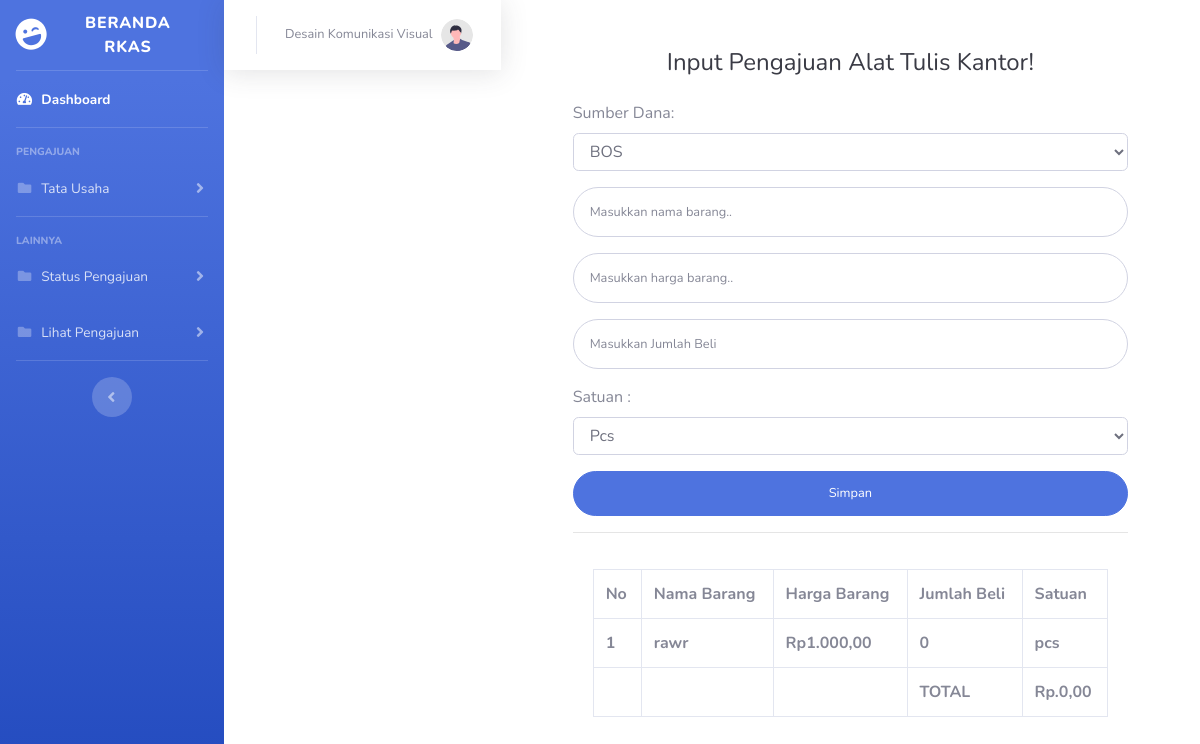
Screenshot of /rkas/atk.php?id=6083232 with the database file from the repository.
### tables this page shows
CREATE TABLE `tb_user` (
  `id_user` int(10) NOT NULL,
  `nama_user` varchar(60) NOT NULL,
  `nama` char(100) NOT NULL,
  `password` varchar(100) NOT NULL,
  `id_bagian` int(4) NOT NULL,
  `status` varchar(30) NOT NULL
);

CREATE TABLE `tb_atk` (
  `id_atk` int(11) NOT NULL,
  `sumber_dana` varchar(10) NOT NULL,
  `nama_barang` varchar(255) NOT NULL,
  `harga_barang` int(10) NOT NULL,
  `jumlah` int(11) NOT NULL,
  `satuan` enum('pcs','pack','lusin','kodi','box') NOT NULL,
  `status` varchar(50) NOT NULL,
  `total` int(11) NOT NULL
);

### rkas/atk.php (the view, shortened to what this page needs)
<?php
include "koneksi.php";
$id = $_GET['id'];
$sql = mysqli_query($conn, "SELECT * FROM tb_atk");
$sql1 = mysqli_query($conn, "SELECT * FROM tb_user WHERE id_user='$id'");
?>
<!DOCTYPE html>
<html lang="en">
<head>
    <link href="vendor/fontawesome-free/css/all.min.css" rel="stylesheet" type="text/css">
    <link href="css/sb-admin-2.css" rel="stylesheet">
</head>
<body id="page-top">
    <div id="wrapper">
        <ul class="navbar-nav bg-gradient-primary sidebar sidebar-dark accordion" id="accordionSidebar">
            <a class="sidebar-brand d-flex align-items-center justify-content-center" href="hometu.php?id=<?= $id ?>">
                <div class="sidebar-brand-icon rotate-n-15">
                    <i class="fas fa-laugh-wink"></i>
                </div>
                <div class="sidebar-brand-text mx-3">Beranda RKAS </div>
            </a>
            <hr class="sidebar-divider my-0">
            <li class="nav-item active">
                <a class="nav-link" href="hometu.php?id=<?= $id ?>">
                    <i class="fas fa-fw fa-tachometer-alt"></i>
                    <span>Dashboard</span></a>
            </li>
            <hr class="sidebar-divider">
            <div class="sidebar-heading">
                PENGAJUAN
            </div>
            <li class="nav-item">
                <a class="nav-link collapsed" href="#" data-toggle="collapse" data-target="#collapseUtilities"
                    aria-expanded="true" aria-controls="collapseUtilities">
                    <i class="fas fa-fw fa-folder"></i>
                    <span>Tata Usaha</span>
                </a>
            </li>
            <hr class="sidebar-divider">
            <div class="sidebar-heading">
                Lainnya
            </div>
            <li class="nav-item">
                <a class="nav-link collapsed" href="#" data-toggle="collapse" data-target="#status"
                    aria-expanded="true" aria-controls="collapsePages">
                    <i class="fas fa-fw fa-folder"></i>
                    <span>Status Pengajuan</span>
                </a>
            </li>
            <li class="nav-item">
                <a class="nav-link collapsed" href="#" data-toggle="collapse" data-target="#lihat"
                    aria-expanded="true" aria-controls="collapsePages">
                    <i class="fas fa-fw fa-folder"></i>
                    <span>Lihat Pengajuan</span>
                </a>
            </li>
            <hr class="sidebar-divider d-none d-md-block">
            <div class="text-center d-none d-md-inline">
                <button class="rounded-circle border-0" id="sidebarToggle"></button>
            </div>
        </ul>
        <nav class="navbar navbar-expand navbar-light bg-white topbar mb-4 static-top shadow">
                    <ul class="navbar-nav ml-auto">
                        <li class="nav-item dropdown no-arrow">
                            <a class="nav-link dropdown-toggle" href="#" id="userDropdown" role="button"
                                data-toggle="dropdown" aria-haspopup="true" aria-expanded="false">
                                <span class="mr-2 d-none d-lg-inline text-gray-600 small"><?php foreach ($sql1 as $row) :
                                echo $row['nama'];
                                    endforeach;
                                    ?></span>
                                   <img class="img-profile rounded-circle"
                                    src="img/undraw_profile.svg">
                            </a>
                        </li>
                    </ul>
                </nav>
        <div class="container">
        <div class="p-5">
                            <div class="text-center">
                                <h1 class="h4 text-gray-900 mb-4">Input Pengajuan Alat Tulis Kantor!</h1>
                            </div>
                            <form class="user" action="proses_atk.php?id=<?= $id ?>" method="POST" enctype="multipart/form-data">
                                <div class="form-group">
                                    <label for="sumber_dana">Sumber Dana:</label>
                                    <select class="form-control" id="sumber_dana" name="sumber_dana" for="sumber_dana">
                                        <option value="BOS">BOS</option>
                                    </select>
                                </div>
                                <div class="form-group">
                                    <input type="text" class="form-control form-control-user" id="nama_barang" name="nama_barang" for="nama_barang"
                                        placeholder="Masukkan nama barang..">
                                </div>
                                <div class="form-group">
                                    <input type="number" class="form-control form-control-user" id="harga_barang" name="harga_barang" for="harga_barang"
                                        placeholder="Masukkan harga barang..">
                                </div>
                                <div class="form-group">
                                    <input type="number" class="form-control form-control-user" id="jumlah" name="jumlah" for="jumlah"
                                        placeholder="Masukkan Jumlah Beli">
                                </div>
                                <div class="form-group">
                                <label>Satuan :</label><select class="form-control" id="satuan" name="satuan" for="satuan">
                                        <option value="pcs">Pcs</option>
                                    </select>
                                </div>
                                <a href="proses_atk.php?id=<?= $id ?>"><input type="submit" name="simpan" value="Simpan" style="width:100%;" class="btn btn-primary btn-user btn-block">
                                </a>
                                </form>
                                <hr>
                                <div class="card-body">
                        <div class="table-responsive">
                                <table class="table table-bordered" id="dataTable" width="100%" cellspacing="0">
                                <tr>
                                            <th>No</th>
                                            <th>Nama Barang</th>
                                            <th>Harga Barang</th>
                                            <th>Jumlah Beli</th>
                                            <th>Satuan</th>
                                    </tr>
                                    <?php $no = 0;?>
                                    <?php foreach ($sql as $row) : ?>
                                    <tr>
                                    <th><?php $no += 1; echo $no;?></th>
                                    <th><?= $row["nama_barang"];?></th>
                                    <th>Rp<?= number_format($row["harga_barang"], 2, ',', '.'); ?></th>
                                    <th><?= $row['jumlah']; ?></th>
                                    <th><?= $row["satuan"];?></th>
                                    <?php endforeach;
                                $total_query = mysqli_query($conn, "SELECT SUM(total) FROM tb_atk");
                                $total_result = $total_query->fetch_array(MYSQLI_NUM);
                                $total = $total_result[0];
                                $formatted_total = number_format($total, 2, ',', '.');
                                    ?>
                                    </tr>
                                    <tr>
                                    <th></th>
                                    <th></th>
                                    <th></th>
                                    <th>TOTAL</th>
                                    <th>Rp.<?= $formatted_total ?></th>
                                    </tr>
                                </table>
                        </div>
</body>
</html>

### rows the page displays
tb_user: nama "Desain Komunikasi Visual"
tb_atk: nama_barang "rawr", harga_barang "1.000,00", jumlah "0", satuan "pcs"

### other values shown
$formatted_total "0,00"
